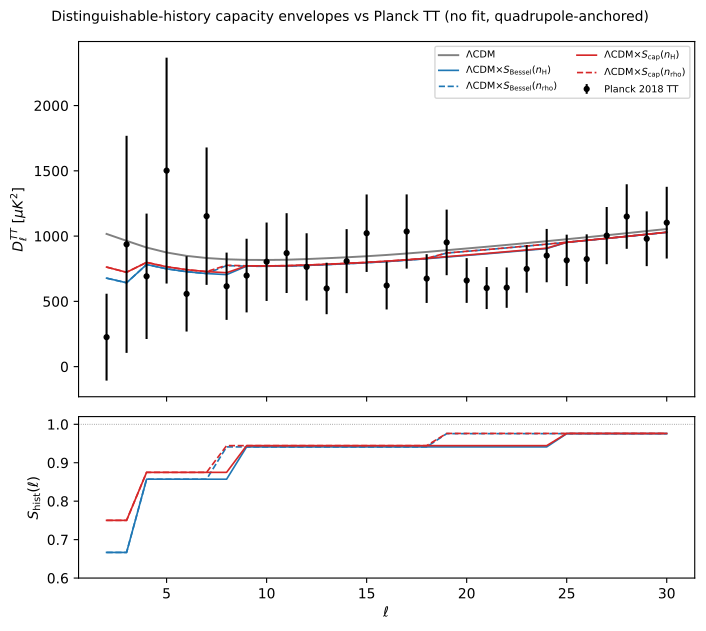

Write Python code to recreate this figure.
#!/usr/bin/env python3
# -*- coding: utf-8 -*-
"""
No-fit 2x2 grid test of the distinguishable-history capacity envelope
against Planck R3 low-ell spectra (TT, TE, EE).

Mechanism (low-ell capacity note): the largest angular modes probe the
first admissibility ranks, which contain very few distinguishable
projective histories (canonical Pell count, trajectory-branching note):

    N_hist(n) = ((1+sqrt(2))^(n+1) + (1-sqrt(2))^(n+1)) / 2
              = 1, 3, 7, 17, 41, 99, ...

Grid, parameter-free after the quadrupole anchoring n=1 <-> ell=2:

  Envelopes:     S_Bessel(N) = (N-1)/N        (finite-sample variance loss)
                 S_cap(N)    = N/(N+1)        (one-cell capacity completion)
  Dictionaries:  n_H(ell)   = 1 + ln(ell/2)              (H-dict, n = ln a)
                 n_rho(ell) = 1 + log_{1+sqrt2}(ell/2)   (Pell-rate)

Integer rank by nearest-integer projection (floor reported as robustness).
Comparison: D_ell^pred = D_ell^LCDM * S(ell) against Planck R3 data.
NO renormalisation, NO fitted constant, and the Planck points are never
multiplied by anything.

chi2 is computed on ell in [2, ELL_MAX] with symmetrised Planck errors;
the LCDM baseline (S=1) is reported alongside every cell.

Output: lowl_capacity_grid.pdf (TT panel + envelope panel),
        lowl_capacity_grid_pol.pdf (TE, EE panels),
        printed chi2 tables.
"""

import os

import matplotlib

matplotlib.use("Agg")
import matplotlib.pyplot as plt
import numpy as np

DATA = os.path.join(os.path.dirname(os.path.abspath(__file__)),
                    "..", "data", "Planck", "release_3",
                    "ancillary-data", "cosmoparams")
F_THEORY = "COM_PowerSpect_CMB-base-plikHM-TTTEEE-lowl-lowE-lensing-minimum-theory_R3.01.txt"
F_TT = "COM_PowerSpect_CMB-TT-full_R3.01.txt"
F_TE = "COM_PowerSpect_CMB-TE-full_R3.01.txt"
F_EE = "COM_PowerSpect_CMB-EE-full_R3.01.txt"

ELL_MIN, ELL_MAX = 2, 30
RHO = 1.0 + np.sqrt(2.0)


def n_hist(n):
    """Canonical Pell count of distinguishable histories at rank n."""
    n = np.asarray(n, dtype=float)
    return ((1 + np.sqrt(2)) ** (n + 1) + (1 - np.sqrt(2)) ** (n + 1)) / 2.0


def rank(ell, dictionary, mode="round"):
    """Integer admissibility rank probed by multipole ell (anchor n=1 <-> ell=2)."""
    ell = np.asarray(ell, dtype=float)
    if dictionary == "H":
        n = 1.0 + np.log(ell / 2.0)
    elif dictionary == "rho":
        n = 1.0 + np.log(ell / 2.0) / np.log(RHO)
    else:
        raise ValueError(dictionary)
    n = np.round(n) if mode == "round" else np.floor(n)
    return np.maximum(n, 0.0)


def envelope(N, form):
    N = np.asarray(N, dtype=float)
    if form == "Bessel":
        return (N - 1.0) / N
    if form == "cap":
        return N / (N + 1.0)
    raise ValueError(form)


def s_hist(ell, form, dictionary, mode="round"):
    return envelope(n_hist(rank(ell, dictionary, mode)), form)


def load_theory():
    d = np.loadtxt(os.path.join(DATA, F_THEORY))
    ell = d[:, 0].astype(int)
    return ell, {"TT": d[:, 1], "TE": d[:, 2], "EE": d[:, 3]}


def load_data(fname):
    d = np.loadtxt(os.path.join(DATA, fname))
    ell = d[:, 0].astype(int)
    dl = d[:, 1]
    err = 0.5 * (d[:, 2] + d[:, 3])   # symmetrised
    return ell, dl, err


def chi2(ell, dl, err, pred_ell, pred):
    m = (ell >= ELL_MIN) & (ell <= ELL_MAX)
    p = np.interp(ell[m], pred_ell, pred)
    return float(np.sum(((dl[m] - p) / err[m]) ** 2)), int(m.sum())


def main():
    th_ell, th = load_theory()
    channels = {"TT": F_TT, "TE": F_TE, "EE": F_EE}
    cells = [(f, d) for f in ("Bessel", "cap") for d in ("H", "rho")]

    print(f"ell range: [{ELL_MIN}, {ELL_MAX}]   anchoring n=1 <-> ell=2   "
          "integer rank: round (floor as robustness)")
    results = {}
    for ch, fname in channels.items():
        ell, dl, err = load_data(fname)
        base, npts = chi2(ell, dl, err, th_ell, th[ch])
        print(f"\n--- {ch}  (N={npts} points) ---")
        print(f"{'cell':>16} | {'chi2':>9} | {'chi2/N':>7} | {'round/floor':>11}")
        print(f"{'LCDM (S=1)':>16} | {base:9.2f} | {base/npts:7.2f} |")
        results[ch] = {"base": base, "npts": npts}
        for form, dic in cells:
            pred = th[ch] * s_hist(th_ell, form, dic, "round")
            c, _ = chi2(ell, dl, err, th_ell, pred)
            pred_f = th[ch] * s_hist(th_ell, form, dic, "floor")
            cf, _ = chi2(ell, dl, err, th_ell, pred_f)
            name = f"{form}+n_{dic}"
            results[ch][name] = c
            print(f"{name:>16} | {c:9.2f} | {c/npts:7.2f} | {cf:11.2f}")

    # TT figure
    ell, dl, err = load_data(F_TT)
    m = (ell >= ELL_MIN) & (ell <= ELL_MAX)
    mt = (th_ell >= ELL_MIN) & (th_ell <= ELL_MAX)
    fig, (ax, ax2) = plt.subplots(
        2, 1, figsize=(7.2, 6.4), sharex=True,
        gridspec_kw={"height_ratios": [2.2, 1]})
    ax.errorbar(ell[m], dl[m], yerr=err[m], fmt="o", ms=3.5, color="k",
                label="Planck 2018 TT", zorder=3)
    ax.plot(th_ell[mt], th["TT"][mt], "-",
            color="gray", lw=1.4, label=r"$\Lambda$CDM")
    styles = {("Bessel", "H"): ("C0", "-"), ("Bessel", "rho"): ("C0", "--"),
              ("cap", "H"): ("C3", "-"), ("cap", "rho"): ("C3", "--")}
    for (form, dic), (c, ls) in styles.items():
        pred = th["TT"] * s_hist(th_ell, form, dic, "round")
        ax.plot(th_ell[mt], pred[mt], ls, color=c, lw=1.2,
                label=rf"$\Lambda$CDM$\times S_{{\rm {form}}}(n_{{\rm {dic}}})$")
        ax2.plot(th_ell[mt], s_hist(th_ell, form, dic, "round")[mt], ls,
                 color=c, lw=1.2)
    ax.set_ylabel(r"$D_\ell^{TT}$ [$\mu K^2$]")
    ax.legend(fontsize=7, ncol=2)
    ax2.set_xlabel(r"$\ell$")
    ax2.set_ylabel(r"$S_{\rm hist}(\ell)$")
    ax2.set_ylim(0.6, 1.02)
    ax2.axhline(1.0, color="gray", lw=0.6, ls=":")
    fig.suptitle("Distinguishable-history capacity envelopes vs Planck TT "
                 "(no fit, quadrupole-anchored)", fontsize=10)
    fig.tight_layout()
    fig.savefig("lowl_capacity_grid.pdf", bbox_inches="tight")
    print("\nSaved: lowl_capacity_grid.pdf")

    # Polarisation figure
    fig, axes = plt.subplots(1, 2, figsize=(10.5, 3.6))
    for ax, ch in zip(axes, ("TE", "EE")):
        ell, dl, err = load_data(channels[ch])
        m = (ell >= ELL_MIN) & (ell <= ELL_MAX)
        ax.errorbar(ell[m], dl[m], yerr=err[m], fmt="o", ms=3, color="k",
                    label=f"Planck {ch}", zorder=3)
        ax.plot(th_ell[mt], th[ch][mt], "-", color="gray", lw=1.3,
                label=r"$\Lambda$CDM")
        for (form, dic), (c, ls) in styles.items():
            pred = th[ch] * s_hist(th_ell, form, dic, "round")
            ax.plot(th_ell[mt], pred[mt], ls, color=c, lw=1.0)
        ax.set_xlabel(r"$\ell$")
        ax.set_ylabel(rf"$D_\ell^{{{ch}}}$ [$\mu K^2$]")
        ax.legend(fontsize=7)
    fig.suptitle("Same no-fit envelopes propagated to TE and EE", fontsize=10)
    fig.tight_layout()
    fig.savefig("lowl_capacity_grid_pol.pdf", bbox_inches="tight")
    print("Saved: lowl_capacity_grid_pol.pdf")


if __name__ == "__main__":
    main()
